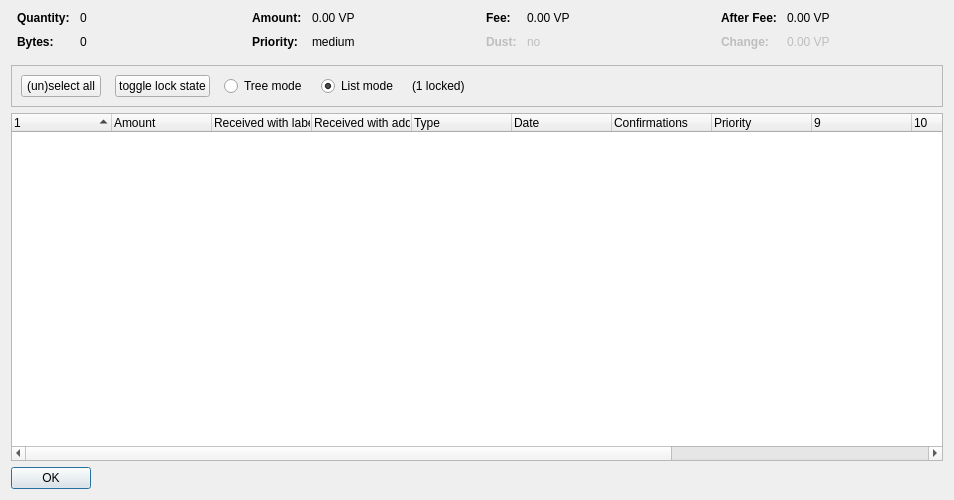
<?xml version="1.0" encoding="UTF-8"?>
<ui version="4.0">
 <class>CoinControlDialog</class>
 <widget class="QDialog" name="CoinControlDialog">
  <property name="geometry">
   <rect>
    <x>0</x>
    <y>0</y>
    <width>954</width>
    <height>500</height>
   </rect>
  </property>
  <property name="windowTitle">
   <string>Coin Selection</string>
  </property>
  <layout class="QVBoxLayout" name="verticalLayout">
   <item>
    <layout class="QHBoxLayout" name="horizontalLayoutTop" stretch="0,0,0,0">
     <property name="topMargin">
      <number>0</number>
     </property>
     <property name="bottomMargin">
      <number>10</number>
     </property>
     <item>
      <layout class="QFormLayout" name="formLayoutCoinControl1">
       <property name="horizontalSpacing">
        <number>10</number>
       </property>
       <property name="verticalSpacing">
        <number>10</number>
       </property>
       <property name="leftMargin">
        <number>6</number>
       </property>
       <property name="rightMargin">
        <number>6</number>
       </property>
       <item row="0" column="0">
        <widget class="QLabel" name="labelCoinControlQuantityText">
         <property name="font">
          <font>
           <weight>75</weight>
           <bold>true</bold>
          </font>
         </property>
         <property name="text">
          <string>Quantity:</string>
         </property>
        </widget>
       </item>
       <item row="0" column="1">
        <widget class="QLabel" name="labelCoinControlQuantity">
         <property name="cursor">
          <cursorShape>IBeamCursor</cursorShape>
         </property>
         <property name="contextMenuPolicy">
          <enum>Qt::ActionsContextMenu</enum>
         </property>
         <property name="text">
          <string notr="true">0</string>
         </property>
         <property name="textInteractionFlags">
          <set>Qt::LinksAccessibleByMouse|Qt::TextSelectableByKeyboard|Qt::TextSelectableByMouse</set>
         </property>
        </widget>
       </item>
       <item row="1" column="0">
        <widget class="QLabel" name="labelCoinControlBytesText">
         <property name="font">
          <font>
           <weight>75</weight>
           <bold>true</bold>
          </font>
         </property>
         <property name="text">
          <string>Bytes:</string>
         </property>
        </widget>
       </item>
       <item row="1" column="1">
        <widget class="QLabel" name="labelCoinControlBytes">
         <property name="cursor">
          <cursorShape>IBeamCursor</cursorShape>
         </property>
         <property name="contextMenuPolicy">
          <enum>Qt::ActionsContextMenu</enum>
         </property>
         <property name="text">
          <string notr="true">0</string>
         </property>
         <property name="textInteractionFlags">
          <set>Qt::LinksAccessibleByMouse|Qt::TextSelectableByKeyboard|Qt::TextSelectableByMouse</set>
         </property>
        </widget>
       </item>
      </layout>
     </item>
     <item>
      <layout class="QFormLayout" name="formLayoutCoinControl2">
       <property name="horizontalSpacing">
        <number>10</number>
       </property>
       <property name="verticalSpacing">
        <number>10</number>
       </property>
       <property name="leftMargin">
        <number>6</number>
       </property>
       <property name="rightMargin">
        <number>6</number>
       </property>
       <item row="0" column="0">
        <widget class="QLabel" name="labelCoinControlAmountText">
         <property name="font">
          <font>
           <weight>75</weight>
           <bold>true</bold>
          </font>
         </property>
         <property name="text">
          <string>Amount:</string>
         </property>
        </widget>
       </item>
       <item row="0" column="1">
        <widget class="QLabel" name="labelCoinControlAmount">
         <property name="cursor">
          <cursorShape>IBeamCursor</cursorShape>
         </property>
         <property name="contextMenuPolicy">
          <enum>Qt::ActionsContextMenu</enum>
         </property>
         <property name="text">
          <string notr="true">0.00 VP</string>
         </property>
         <property name="textInteractionFlags">
          <set>Qt::LinksAccessibleByMouse|Qt::TextSelectableByKeyboard|Qt::TextSelectableByMouse</set>
         </property>
        </widget>
       </item>
       <item row="1" column="0">
        <widget class="QLabel" name="labelCoinControlPriorityText">
         <property name="font">
          <font>
           <weight>75</weight>
           <bold>true</bold>
          </font>
         </property>
         <property name="text">
          <string>Priority:</string>
         </property>
        </widget>
       </item>
       <item row="1" column="1">
        <widget class="QLabel" name="labelCoinControlPriority">
         <property name="cursor">
          <cursorShape>IBeamCursor</cursorShape>
         </property>
         <property name="contextMenuPolicy">
          <enum>Qt::ActionsContextMenu</enum>
         </property>
         <property name="text">
          <string>medium</string>
         </property>
         <property name="textInteractionFlags">
          <set>Qt::LinksAccessibleByMouse|Qt::TextSelectableByKeyboard|Qt::TextSelectableByMouse</set>
         </property>
        </widget>
       </item>
      </layout>
     </item>
     <item>
      <layout class="QFormLayout" name="formLayoutCoinControl3">
       <property name="horizontalSpacing">
        <number>10</number>
       </property>
       <property name="verticalSpacing">
        <number>10</number>
       </property>
       <property name="leftMargin">
        <number>6</number>
       </property>
       <property name="rightMargin">
        <number>6</number>
       </property>
       <item row="0" column="0">
        <widget class="QLabel" name="labelCoinControlFeeText">
         <property name="font">
          <font>
           <weight>75</weight>
           <bold>true</bold>
          </font>
         </property>
         <property name="text">
          <string>Fee:</string>
         </property>
        </widget>
       </item>
       <item row="0" column="1">
        <widget class="QLabel" name="labelCoinControlFee">
         <property name="cursor">
          <cursorShape>IBeamCursor</cursorShape>
         </property>
         <property name="contextMenuPolicy">
          <enum>Qt::ActionsContextMenu</enum>
         </property>
         <property name="text">
          <string notr="true">0.00 VP</string>
         </property>
         <property name="textInteractionFlags">
          <set>Qt::LinksAccessibleByMouse|Qt::TextSelectableByKeyboard|Qt::TextSelectableByMouse</set>
         </property>
        </widget>
       </item>
       <item row="1" column="0">
        <widget class="QLabel" name="labelCoinControlLowOutputText">
         <property name="enabled">
          <bool>false</bool>
         </property>
         <property name="font">
          <font>
           <weight>75</weight>
           <bold>true</bold>
          </font>
         </property>
         <property name="text">
          <string>Dust:</string>
         </property>
        </widget>
       </item>
       <item row="1" column="1">
        <widget class="QLabel" name="labelCoinControlLowOutput">
         <property name="enabled">
          <bool>false</bool>
         </property>
         <property name="cursor">
          <cursorShape>IBeamCursor</cursorShape>
         </property>
         <property name="contextMenuPolicy">
          <enum>Qt::ActionsContextMenu</enum>
         </property>
         <property name="text">
          <string>no</string>
         </property>
         <property name="textInteractionFlags">
          <set>Qt::LinksAccessibleByMouse|Qt::TextSelectableByKeyboard|Qt::TextSelectableByMouse</set>
         </property>
        </widget>
       </item>
      </layout>
     </item>
     <item>
      <layout class="QFormLayout" name="formLayoutCoinControl4">
       <property name="horizontalSpacing">
        <number>10</number>
       </property>
       <property name="verticalSpacing">
        <number>10</number>
       </property>
       <property name="leftMargin">
        <number>6</number>
       </property>
       <property name="rightMargin">
        <number>6</number>
       </property>
       <item row="0" column="0">
        <widget class="QLabel" name="labelCoinControlAfterFeeText">
         <property name="font">
          <font>
           <weight>75</weight>
           <bold>true</bold>
          </font>
         </property>
         <property name="text">
          <string>After Fee:</string>
         </property>
        </widget>
       </item>
       <item row="0" column="1">
        <widget class="QLabel" name="labelCoinControlAfterFee">
         <property name="cursor">
          <cursorShape>IBeamCursor</cursorShape>
         </property>
         <property name="contextMenuPolicy">
          <enum>Qt::ActionsContextMenu</enum>
         </property>
         <property name="text">
          <string notr="true">0.00 VP</string>
         </property>
         <property name="textInteractionFlags">
          <set>Qt::LinksAccessibleByMouse|Qt::TextSelectableByKeyboard|Qt::TextSelectableByMouse</set>
         </property>
        </widget>
       </item>
       <item row="1" column="0">
        <widget class="QLabel" name="labelCoinControlChangeText">
         <property name="enabled">
          <bool>false</bool>
         </property>
         <property name="font">
          <font>
           <weight>75</weight>
           <bold>true</bold>
          </font>
         </property>
         <property name="text">
          <string>Change:</string>
         </property>
        </widget>
       </item>
       <item row="1" column="1">
        <widget class="QLabel" name="labelCoinControlChange">
         <property name="enabled">
          <bool>false</bool>
         </property>
         <property name="cursor">
          <cursorShape>IBeamCursor</cursorShape>
         </property>
         <property name="contextMenuPolicy">
          <enum>Qt::ActionsContextMenu</enum>
         </property>
         <property name="text">
          <string notr="true">0.00 VP</string>
         </property>
         <property name="textInteractionFlags">
          <set>Qt::LinksAccessibleByMouse|Qt::TextSelectableByKeyboard|Qt::TextSelectableByMouse</set>
         </property>
        </widget>
       </item>
      </layout>
     </item>
    </layout>
   </item>
   <item>
    <widget class="QFrame" name="frame">
     <property name="minimumSize">
      <size>
       <width>0</width>
       <height>40</height>
      </size>
     </property>
     <property name="frameShape">
      <enum>QFrame::StyledPanel</enum>
     </property>
     <property name="frameShadow">
      <enum>QFrame::Sunken</enum>
     </property>
     <layout class="QHBoxLayout" name="horizontalLayout">
      <item>
       <layout class="QHBoxLayout" name="horizontalLayoutPanel" stretch="0,0,0,0,0,0">
        <property name="spacing">
         <number>14</number>
        </property>
        <item>
         <widget class="QPushButton" name="pushButtonSelectAll">
          <property name="sizePolicy">
           <sizepolicy hsizetype="Maximum" vsizetype="Fixed">
            <horstretch>0</horstretch>
            <verstretch>0</verstretch>
           </sizepolicy>
          </property>
          <property name="text">
           <string>(un)select all</string>
          </property>
          <property name="autoDefault">
           <bool>false</bool>
          </property>
         </widget>
        </item>
        <item>
         <widget class="QPushButton" name="pushButtonToggleLock">
          <property name="sizePolicy">
           <sizepolicy hsizetype="Maximum" vsizetype="Fixed">
            <horstretch>0</horstretch>
            <verstretch>0</verstretch>
           </sizepolicy>
          </property>
          <property name="text">
           <string>toggle lock state</string>
          </property>
          <property name="autoDefault">
           <bool>false</bool>
          </property>
         </widget>
        </item>
        <item>
         <widget class="QRadioButton" name="radioTreeMode">
          <property name="sizePolicy">
           <sizepolicy hsizetype="Maximum" vsizetype="Fixed">
            <horstretch>0</horstretch>
            <verstretch>0</verstretch>
           </sizepolicy>
          </property>
          <property name="text">
           <string>Tree mode</string>
          </property>
         </widget>
        </item>
        <item>
         <widget class="QRadioButton" name="radioListMode">
          <property name="sizePolicy">
           <sizepolicy hsizetype="Maximum" vsizetype="Fixed">
            <horstretch>0</horstretch>
            <verstretch>0</verstretch>
           </sizepolicy>
          </property>
          <property name="text">
           <string>List mode</string>
          </property>
          <property name="checked">
           <bool>true</bool>
          </property>
         </widget>
        </item>
        <item>
         <widget class="QLabel" name="labelLocked">
          <property name="text">
           <string>(1 locked)</string>
          </property>
         </widget>
        </item>
        <item>
         <spacer name="horizontalSpacer">
          <property name="orientation">
           <enum>Qt::Horizontal</enum>
          </property>
          <property name="sizeHint" stdset="0">
           <size>
            <width>40</width>
            <height>20</height>
           </size>
          </property>
         </spacer>
        </item>
       </layout>
      </item>
     </layout>
    </widget>
   </item>
   <item>
    <widget class="CoinControlTreeWidget" name="treeWidget">
     <property name="contextMenuPolicy">
      <enum>Qt::CustomContextMenu</enum>
     </property>
     <property name="sortingEnabled">
      <bool>false</bool>
     </property>
     <property name="columnCount">
      <number>13</number>
     </property>
     <attribute name="headerShowSortIndicator" stdset="0">
      <bool>true</bool>
     </attribute>
     <attribute name="headerStretchLastSection">
      <bool>false</bool>
     </attribute>
     <column>
      <property name="text">
       <string/>
      </property>
     </column>
     <column>
      <property name="text">
       <string>Amount</string>
      </property>
     </column>
     <column>
      <property name="text">
       <string>Received with label</string>
      </property>
     </column>
     <column>
      <property name="text">
       <string>Received with address</string>
      </property>
     </column>
     <column>
      <property name="text">
       <string>Type</string>
      </property>
     </column>
     <column>
      <property name="text">
       <string>Date</string>
      </property>
     </column>
     <column>
      <property name="text">
       <string>Confirmations</string>
      </property>
      <property name="toolTip">
       <string>Confirmed</string>
      </property>
     </column>
     <column>
      <property name="text">
       <string>Priority</string>
      </property>
     </column>
     <column>
      <property name="text">
       <string/>
      </property>
     </column>
     <column>
      <property name="text">
       <string/>
      </property>
     </column>
     <column>
      <property name="text">
       <string/>
      </property>
     </column>
     <column>
      <property name="text">
       <string/>
      </property>
     </column>
     <column>
      <property name="text">
       <string/>
      </property>
     </column>
    </widget>
   </item>
   <item>
    <widget class="QDialogButtonBox" name="buttonBox">
     <property name="sizePolicy">
      <sizepolicy hsizetype="Maximum" vsizetype="Fixed">
       <horstretch>0</horstretch>
       <verstretch>0</verstretch>
      </sizepolicy>
     </property>
     <property name="orientation">
      <enum>Qt::Horizontal</enum>
     </property>
     <property name="standardButtons">
      <set>QDialogButtonBox::Ok</set>
     </property>
    </widget>
   </item>
  </layout>
 </widget>
 <customwidgets>
  <customwidget>
   <class>CoinControlTreeWidget</class>
   <extends>QTreeWidget</extends>
   <header>coincontroltreewidget.h</header>
  </customwidget>
 </customwidgets>
 <resources/>
 <connections/>
</ui>
